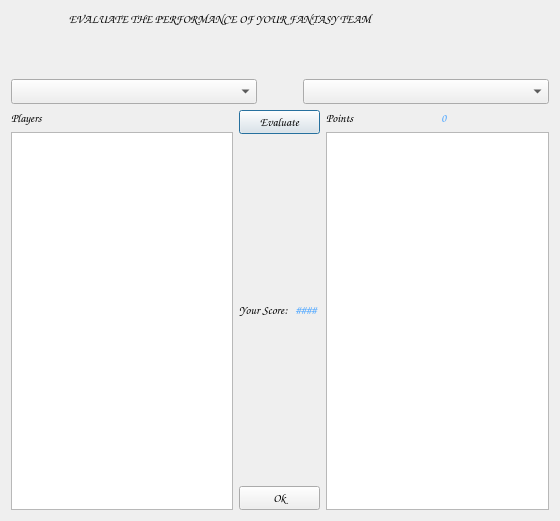
<?xml version="1.0" encoding="UTF-8"?>
<ui version="4.0">
 <class>Evaluate</class>
 <widget class="QDialog" name="Evaluate">
  <property name="geometry">
   <rect>
    <x>0</x>
    <y>0</y>
    <width>560</width>
    <height>521</height>
   </rect>
  </property>
  <property name="windowTitle">
   <string>Evaluate</string>
  </property>
  <property name="windowIcon">
   <iconset>
    <normaloff>Pics/Evalute.png</normaloff>Pics/Evalute.png</iconset>
  </property>
  <property name="windowOpacity">
   <double>0.980000000000000</double>
  </property>
  <layout class="QVBoxLayout" name="verticalLayout_4">
   <item>
    <layout class="QHBoxLayout" name="horizontalLayout">
     <item>
      <widget class="QLabel" name="label_2">
       <property name="font">
        <font>
         <family>Comic Sans MS</family>
         <weight>75</weight>
         <bold>true</bold>
        </font>
       </property>
       <property name="text">
        <string>                      EVALUATE THE PERFORMANCE OF YOUR FANTASY TEAM</string>
       </property>
      </widget>
     </item>
    </layout>
   </item>
   <item>
    <layout class="QHBoxLayout" name="horizontalLayout_8">
     <item>
      <layout class="QHBoxLayout" name="horizontalLayout_7">
       <item>
        <spacer name="horizontalSpacer_3">
         <property name="orientation">
          <enum>Qt::Horizontal</enum>
         </property>
         <property name="sizeHint" stdset="0">
          <size>
           <width>40</width>
           <height>20</height>
          </size>
         </property>
        </spacer>
       </item>
       <item>
        <widget class="QLabel" name="label_3">
         <property name="font">
          <font>
           <family>Comic Sans MS</family>
           <weight>75</weight>
           <bold>true</bold>
          </font>
         </property>
         <property name="text">
          <string/>
         </property>
         <property name="pixmap">
          <pixmap>Pics/Evalute.png</pixmap>
         </property>
        </widget>
       </item>
       <item>
        <spacer name="horizontalSpacer_4">
         <property name="orientation">
          <enum>Qt::Horizontal</enum>
         </property>
         <property name="sizeHint" stdset="0">
          <size>
           <width>40</width>
           <height>20</height>
          </size>
         </property>
        </spacer>
       </item>
      </layout>
     </item>
    </layout>
   </item>
   <item>
    <spacer name="horizontalSpacer_2">
     <property name="orientation">
      <enum>Qt::Horizontal</enum>
     </property>
     <property name="sizeHint" stdset="0">
      <size>
       <width>40</width>
       <height>20</height>
      </size>
     </property>
    </spacer>
   </item>
   <item>
    <layout class="QHBoxLayout" name="horizontalLayout_2">
     <item>
      <widget class="QComboBox" name="Team_Select_CB">
       <property name="font">
        <font>
         <family>Comic Sans MS</family>
         <pointsize>10</pointsize>
         <weight>75</weight>
         <italic>false</italic>
         <bold>true</bold>
        </font>
       </property>
       <property name="styleSheet">
        <string notr="true"/>
       </property>
      </widget>
     </item>
     <item>
      <spacer name="horizontalSpacer">
       <property name="orientation">
        <enum>Qt::Horizontal</enum>
       </property>
       <property name="sizeType">
        <enum>QSizePolicy::Preferred</enum>
       </property>
       <property name="sizeHint" stdset="0">
        <size>
         <width>40</width>
         <height>20</height>
        </size>
       </property>
      </spacer>
     </item>
     <item>
      <widget class="QComboBox" name="Match_Select_CB">
       <property name="font">
        <font>
         <family>Comic Sans MS</family>
         <pointsize>10</pointsize>
         <weight>75</weight>
         <bold>true</bold>
        </font>
       </property>
       <property name="styleSheet">
        <string notr="true">

</string>
       </property>
      </widget>
     </item>
    </layout>
   </item>
   <item>
    <layout class="QHBoxLayout" name="horizontalLayout_3">
     <item>
      <layout class="QVBoxLayout" name="verticalLayout_3">
       <item>
        <layout class="QHBoxLayout" name="horizontalLayout_5">
         <item>
          <widget class="QLabel" name="label">
           <property name="font">
            <font>
             <family>Comic Sans MS</family>
             <weight>75</weight>
             <bold>true</bold>
            </font>
           </property>
           <property name="text">
            <string>Players</string>
           </property>
          </widget>
         </item>
        </layout>
       </item>
       <item>
        <widget class="QListWidget" name="Players_lst">
         <property name="font">
          <font>
           <family>Comic Sans MS</family>
           <pointsize>10</pointsize>
           <weight>75</weight>
           <italic>false</italic>
           <bold>true</bold>
          </font>
         </property>
         <property name="styleSheet">
          <string notr="true">color:rgb(85, 170, 255);
</string>
         </property>
        </widget>
       </item>
      </layout>
     </item>
     <item>
      <layout class="QVBoxLayout" name="verticalLayout_2">
       <item>
        <widget class="QPushButton" name="Eval_PB">
         <property name="font">
          <font>
           <family>Comic Sans MS</family>
           <weight>75</weight>
           <bold>true</bold>
          </font>
         </property>
         <property name="text">
          <string>Evaluate</string>
         </property>
        </widget>
       </item>
       <item>
        <layout class="QHBoxLayout" name="horizontalLayout_9">
         <item>
          <widget class="QLabel" name="label_5">
           <property name="font">
            <font>
             <family>Comic Sans MS</family>
             <weight>75</weight>
             <bold>true</bold>
            </font>
           </property>
           <property name="text">
            <string>Your Score:</string>
           </property>
          </widget>
         </item>
         <item>
          <widget class="QLabel" name="Score_Lb">
           <property name="font">
            <font>
             <family>Comic Sans MS</family>
             <weight>75</weight>
             <bold>true</bold>
            </font>
           </property>
           <property name="styleSheet">
            <string notr="true">color: rgb(85, 170, 255);</string>
           </property>
           <property name="text">
            <string>####</string>
           </property>
          </widget>
         </item>
        </layout>
       </item>
       <item>
        <widget class="QPushButton" name="OkEval_PB">
         <property name="font">
          <font>
           <family>Comic Sans MS</family>
           <weight>75</weight>
           <bold>true</bold>
          </font>
         </property>
         <property name="text">
          <string>Ok</string>
         </property>
        </widget>
       </item>
      </layout>
     </item>
     <item>
      <layout class="QVBoxLayout" name="verticalLayout">
       <item>
        <layout class="QHBoxLayout" name="horizontalLayout_6">
         <item>
          <widget class="QLabel" name="label_4">
           <property name="font">
            <font>
             <family>Comic Sans MS</family>
             <weight>75</weight>
             <bold>true</bold>
            </font>
           </property>
           <property name="text">
            <string>Points</string>
           </property>
          </widget>
         </item>
         <item>
          <widget class="QLabel" name="Points_Lb">
           <property name="font">
            <font>
             <family>Comic Sans MS</family>
             <weight>75</weight>
             <bold>true</bold>
            </font>
           </property>
           <property name="styleSheet">
            <string notr="true">color: rgb(85, 170, 255);</string>
           </property>
           <property name="text">
            <string>0</string>
           </property>
          </widget>
         </item>
        </layout>
       </item>
       <item>
        <widget class="QListWidget" name="Point_lst">
         <property name="font">
          <font>
           <family>Comic Sans MS</family>
           <pointsize>10</pointsize>
           <weight>75</weight>
           <italic>false</italic>
           <bold>true</bold>
          </font>
         </property>
         <property name="styleSheet">
          <string notr="true">color: rgb(85, 170, 255);

</string>
         </property>
        </widget>
       </item>
      </layout>
     </item>
    </layout>
   </item>
  </layout>
 </widget>
 <resources/>
 <connections/>
</ui>
